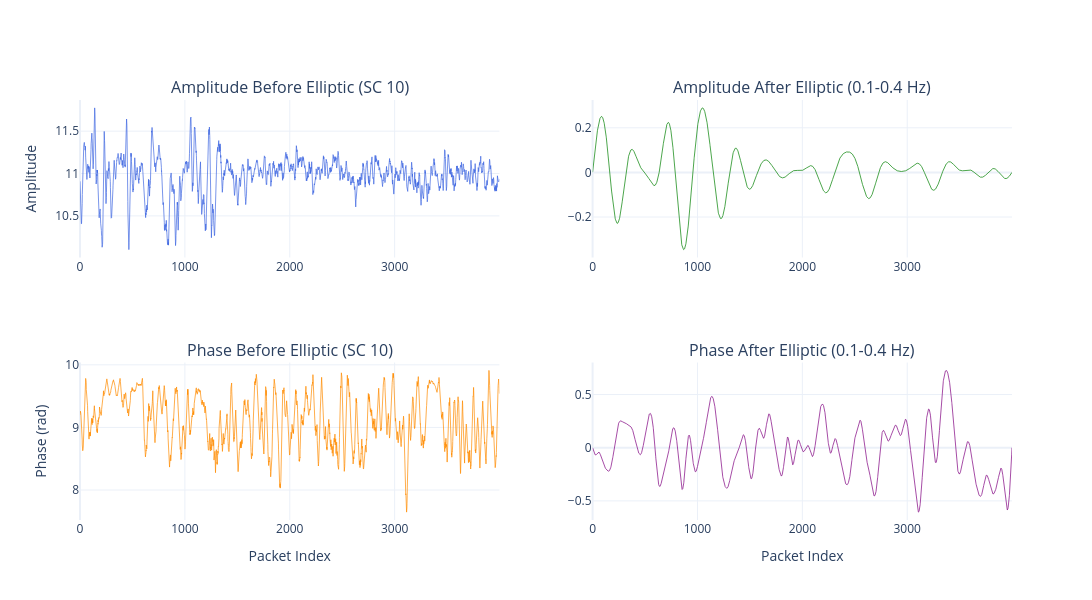

Notebook code cell kept with this figure:
### Markdown cell above
## Display Sample

### Code cell
import plotly.graph_objects as go
from plotly.subplots import make_subplots
import numpy as np

# Hiển thị Elliptic filter effect trên subcarrier 10
ts_df = ts_all[SUBCARRIER_INDEX]
packet_idx = np.arange(len(ts_df))

amp_before = ts_df['amp_sg'].values if 'amp_sg' in ts_df.columns else ts_df['amp_hampel'].values
phs_before = ts_df['phase_sg'].values if 'phase_sg' in ts_df.columns else ts_df['phase_hampel'].values

fig = make_subplots(rows=2, cols=2,
                    subplot_titles=[
                        f"Amplitude Before Elliptic (SC {SUBCARRIER_INDEX})",
                        "Amplitude After Elliptic (0.1-0.4 Hz)",
                        f"Phase Before Elliptic (SC {SUBCARRIER_INDEX})",
                        "Phase After Elliptic (0.1-0.4 Hz)",
                    ])

fig.add_trace(go.Scatter(x=packet_idx, y=amp_before, mode='lines',
                          line=dict(color='royalblue', width=1), opacity=0.7,
                          showlegend=False), row=1, col=1)
fig.add_trace(go.Scatter(x=packet_idx, y=ts_df['amp_ellip'], mode='lines',
                          line=dict(color='green', width=1), opacity=0.7,
                          showlegend=False), row=1, col=2)
fig.add_trace(go.Scatter(x=packet_idx, y=phs_before, mode='lines',
                          line=dict(color='darkorange', width=1), opacity=0.7,
                          showlegend=False), row=2, col=1)
fig.add_trace(go.Scatter(x=packet_idx, y=ts_df['phase_ellip'], mode='lines',
                          line=dict(color='purple', width=1), opacity=0.7,
                          showlegend=False), row=2, col=2)

fig.update_yaxes(title_text="Amplitude", row=1, col=1)
fig.update_yaxes(title_text="Phase (rad)", row=2, col=1)
fig.update_xaxes(title_text="Packet Index", row=2, col=1)
fig.update_xaxes(title_text="Packet Index", row=2, col=2)
fig.update_layout(height=600, width=1200, showlegend=False,
                  template='plotly_white')
fig.show()

### Figure 1 — Plotly figure (JSON) as saved in the notebook; plotly's stock layout.template omitted (floating-point values rounded to 4 significant figures; data arrays with more than 128 entries replaced by an {"elided": "..."} marker saying what was removed)
{"data": [{"line": {"color": "royalblue", "width": 1}, "mode": "lines", "opacity": 0.7, "showlegend": false, "type": "scatter", "x": {"elided": "4000 int values"}, "xaxis": "x", "y": {"elided": "4000 float values"}, "yaxis": "y"}, {"line": {"color": "green", "width": 1}, "mode": "lines", "opacity": 0.7, "showlegend": false, "type": "scatter", "x": {"elided": "4000 int values"}, "xaxis": "x2", "y": {"elided": "4000 float values"}, "yaxis": "y2"}, {"line": {"color": "darkorange", "width": 1}, "mode": "lines", "opacity": 0.7, "showlegend": false, "type": "scatter", "x": {"elided": "4000 int values"}, "xaxis": "x3", "y": {"elided": "4000 float values"}, "yaxis": "y3"}, {"line": {"color": "purple", "width": 1}, "mode": "lines", "opacity": 0.7, "showlegend": false, "type": "scatter", "x": {"elided": "4000 int values"}, "xaxis": "x4", "y": {"elided": "4000 float values"}, "yaxis": "y4"}], "layout": {"annotations": [{"font": {"size": 16}, "showarrow": false, "text": "Amplitude Before Elliptic (SC 10)", "x": 0.225, "xanchor": "center", "xref": "paper", "y": 1, "yanchor": "bottom", "yref": "paper"}, {"font": {"size": 16}, "showarrow": false, "text": "Amplitude After Elliptic (0.1-0.4 Hz)", "x": 0.775, "xanchor": "center", "xref": "paper", "y": 1, "yanchor": "bottom", "yref": "paper"}, {"font": {"size": 16}, "showarrow": false, "text": "Phase Before Elliptic (SC 10)", "x": 0.225, "xanchor": "center", "xref": "paper", "y": 0.375, "yanchor": "bottom", "yref": "paper"}, {"font": {"size": 16}, "showarrow": false, "text": "Phase After Elliptic (0.1-0.4 Hz)", "x": 0.775, "xanchor": "center", "xref": "paper", "y": 0.375, "yanchor": "bottom", "yref": "paper"}], "height": 600, "showlegend": false, "width": 1200, "xaxis": {"anchor": "y", "domain": [0, 0.45]}, "xaxis2": {"anchor": "y2", "domain": [0.55, 1]}, "xaxis3": {"anchor": "y3", "domain": [0, 0.45], "title": {"text": "Packet Index"}}, "xaxis4": {"anchor": "y4", "domain": [0.55, 1], "title": {"text": "Packet Index"}}, "yaxis": {"anchor": "x", "domain": [0.625, 1], "title": {"text": "Amplitude"}}, "yaxis2": {"anchor": "x2", "domain": [0.625, 1]}, "yaxis3": {"anchor": "x3", "domain": [0, 0.375], "title": {"text": "Phase (rad)"}}, "yaxis4": {"anchor": "x4", "domain": [0, 0.375]}}}
